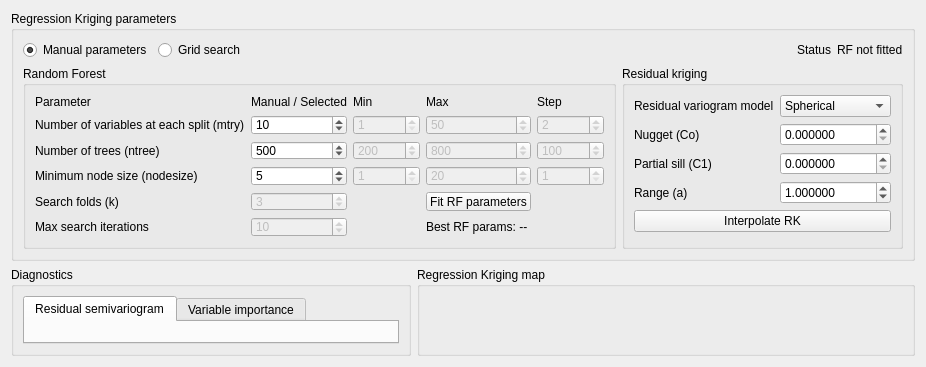
             <widget class="QWidget" name="tabRKInterpolation">
              <attribute name="title">
               <string>Interpolation</string>
              </attribute>
              <layout class="QVBoxLayout" name="verticalLayoutRKInterpolation">
               <item>
                <widget class="QGroupBox" name="groupRKParams">
                 <property name="maximumSize">
                  <size>
                   <width>16777215</width>
                   <height>250</height>
                  </size>
                 </property>
                 <property name="title">
                  <string>Regression Kriging parameters</string>
                 </property>
                 <layout class="QVBoxLayout" name="verticalLayoutRKParamsMain">
                  <item>
                   <layout class="QHBoxLayout" name="horizontalLayoutRKMode">
                    <item>
                     <widget class="QRadioButton" name="chkRKUseManual">
                      <property name="text">
                       <string>Manual parameters</string>
                      </property>
                      <property name="checked">
                       <bool>true</bool>
                      </property>
                     </widget>
                    </item>
                    <item>
                     <widget class="QRadioButton" name="chkRKUseGrid">
                      <property name="text">
                       <string>Grid search</string>
                      </property>
                     </widget>
                    </item>
                    <item>
                     <spacer name="horizontalSpacerRKMode">
                      <property name="orientation">
                       <enum>Qt::Horizontal</enum>
                      </property>
                      <property name="sizeHint" stdset="0">
                       <size>
                        <width>40</width>
                        <height>20</height>
                       </size>
                      </property>
                     </spacer>
                    </item>
                    <item>
                     <widget class="QLabel" name="labelRKStatusTitle">
                      <property name="text">
                       <string>Status</string>
                      </property>
                     </widget>
                    </item>
                    <item>
                     <widget class="QLabel" name="valRKStatus">
                      <property name="text">
                       <string>RF not fitted</string>
                      </property>
                     </widget>
                    </item>
                   </layout>
                  </item>
                  <item>
                   <layout class="QHBoxLayout" name="horizontalLayoutRKSplit">
                    <item>
                     <widget class="QGroupBox" name="grpRKRF">
                      <property name="title">
                       <string>Random Forest</string>
                      </property>
                      <layout class="QGridLayout" name="gridLayoutRKRF">
                       <item row="0" column="0">
                        <widget class="QLabel" name="labelRKHeader0">
                         <property name="maximumSize">
                          <size>
                           <width>16777215</width>
                           <height>20</height>
                          </size>
                         </property>
                         <property name="text">
                          <string>Parameter</string>
                         </property>
                        </widget>
                       </item>
                       <item row="0" column="1">
                        <widget class="QLabel" name="labelRKHeader1">
                         <property name="text">
                          <string>Manual / Selected</string>
                         </property>
                        </widget>
                       </item>
                       <item row="0" column="2">
                        <widget class="QLabel" name="labelRKHeader2">
                         <property name="text">
                          <string>Min</string>
                         </property>
                        </widget>
                       </item>
                       <item row="0" column="3">
                        <widget class="QLabel" name="labelRKHeader3">
                         <property name="text">
                          <string>Max</string>
                         </property>
                        </widget>
                       </item>
                       <item row="0" column="4">
                        <widget class="QLabel" name="labelRKHeader4">
                         <property name="text">
                          <string>Step</string>
                         </property>
                        </widget>
                       </item>
                       <item row="1" column="0">
                        <widget class="QLabel" name="labelRK_mtry">
                         <property name="maximumSize">
                          <size>
                           <width>16777215</width>
                           <height>20</height>
                          </size>
                         </property>
                         <property name="text">
                          <string>Number of variables at each split (mtry)</string>
                         </property>
                        </widget>
                       </item>
                       <item row="1" column="1">
                        <widget class="QSpinBox" name="spinRK_mtry_manual">
                         <property name="minimum">
                          <number>1</number>
                         </property>
                         <property name="maximum">
                          <number>100000</number>
                         </property>
                         <property name="value">
                          <number>10</number>
                         </property>
                        </widget>
                       </item>
                       <item row="1" column="2">
                        <widget class="QSpinBox" name="spinRK_mtry_min">
                         <property name="enabled">
                          <bool>false</bool>
                         </property>
                         <property name="minimum">
                          <number>1</number>
                         </property>
                         <property name="maximum">
                          <number>100000</number>
                         </property>
                         <property name="value">
                          <number>1</number>
                         </property>
                        </widget>
                       </item>
                       <item row="1" column="3">
                        <widget class="QSpinBox" name="spinRK_mtry_max">
                         <property name="enabled">
                          <bool>false</bool>
                         </property>
                         <property name="minimum">
                          <number>1</number>
                         </property>
                         <property name="maximum">
                          <number>100000</number>
                         </property>
                         <property name="value">
                          <number>50</number>
                         </property>
                        </widget>
                       </item>
                       <item row="1" column="4">
                        <widget class="QSpinBox" name="spinRK_mtry_step">
                         <property name="enabled">
                          <bool>false</bool>
                         </property>
                         <property name="minimum">
                          <number>1</number>
                         </property>
                         <property name="maximum">
                          <number>100000</number>
                         </property>
                         <property name="value">
                          <number>2</number>
                         </property>
                        </widget>
                       </item>
                       <item row="2" column="0">
                        <widget class="QLabel" name="labelRK_ntree">
                         <property name="text">
                          <string>Number of trees (ntree)</string>
                         </property>
                        </widget>
                       </item>
                       <item row="2" column="1">
                        <widget class="QSpinBox" name="spinRK_ntree_manual">
                         <property name="minimum">
                          <number>1</number>
                         </property>
                         <property name="maximum">
                          <number>100000</number>
                         </property>
                         <property name="value">
                          <number>500</number>
                         </property>
                        </widget>
                       </item>
                       <item row="2" column="2">
                        <widget class="QSpinBox" name="spinRK_ntree_min">
                         <property name="enabled">
                          <bool>false</bool>
                         </property>
                         <property name="minimum">
                          <number>1</number>
                         </property>
                         <property name="maximum">
                          <number>100000</number>
                         </property>
                         <property name="value">
                          <number>200</number>
                         </property>
                        </widget>
                       </item>
                       <item row="2" column="3">
                        <widget class="QSpinBox" name="spinRK_ntree_max">
                         <property name="enabled">
                          <bool>false</bool>
                         </property>
                         <property name="minimum">
                          <number>1</number>
                         </property>
                         <property name="maximum">
                          <number>100000</number>
                         </property>
                         <property name="value">
                          <number>800</number>
                         </property>
                        </widget>
                       </item>
                       <item row="2" column="4">
                        <widget class="QSpinBox" name="spinRK_ntree_step">
                         <property name="enabled">
                          <bool>false</bool>
                         </property>
                         <property name="minimum">
                          <number>1</number>
                         </property>
                         <property name="maximum">
                          <number>100000</number>
                         </property>
                         <property name="value">
                          <number>100</number>
                         </property>
                        </widget>
                       </item>
                       <item row="3" column="0">
                        <widget class="QLabel" name="labelRK_nodesize">
                         <property name="text">
                          <string>Minimum node size (nodesize)</string>
                         </property>
                        </widget>
                       </item>
                       <item row="3" column="1">
                        <widget class="QSpinBox" name="spinRK_nodesize_manual">
                         <property name="minimum">
                          <number>1</number>
                         </property>
                         <property name="maximum">
                          <number>100000</number>
                         </property>
                         <property name="value">
                          <number>5</number>
                         </property>
                        </widget>
                       </item>
                       <item row="3" column="2">
                        <widget class="QSpinBox" name="spinRK_nodesize_min">
                         <property name="enabled">
                          <bool>false</bool>
                         </property>
                         <property name="minimum">
                          <number>1</number>
                         </property>
                         <property name="maximum">
                          <number>100000</number>
                         </property>
                         <property name="value">
                          <number>1</number>
                         </property>
                        </widget>
                       </item>
                       <item row="3" column="3">
                        <widget class="QSpinBox" name="spinRK_nodesize_max">
                         <property name="enabled">
                          <bool>false</bool>
                         </property>
                         <property name="minimum">
                          <number>1</number>
                         </property>
                         <property name="maximum">
                          <number>100000</number>
                         </property>
                         <property name="value">
                          <number>20</number>
                         </property>
                        </widget>
                       </item>
                       <item row="3" column="4">
                        <widget class="QSpinBox" name="spinRK_nodesize_step">
                         <property name="enabled">
                          <bool>false</bool>
                         </property>
                         <property name="minimum">
                          <number>1</number>
                         </property>
                         <property name="maximum">
                          <number>100000</number>
                         </property>
                         <property name="value">
                          <number>1</number>
                         </property>
                        </widget>
                       </item>
                       <item row="4" column="0">
                        <widget class="QLabel" name="labelRKSearchK">
                         <property name="text">
                          <string>Search folds (k)</string>
                         </property>
                        </widget>
                       </item>
                       <item row="4" column="1">
                        <widget class="QSpinBox" name="spinRKSearchK">
                         <property name="enabled">
                          <bool>false</bool>
                         </property>
                         <property name="minimum">
                          <number>2</number>
                         </property>
                         <property name="maximum">
                          <number>20</number>
                         </property>
                         <property name="value">
                          <number>3</number>
                         </property>
                        </widget>
                       </item>
                       <item row="4" column="2">
                        <widget class="QToolButton" name="btnInfoRKSearchK">
                         <property name="enabled">
                          <bool>false</bool>
                         </property>
                         <property name="text">
                          <string/>
                         </property>
                         <property name="icon">
                          <iconset>
                           <normaloff>info.png</normaloff>info.png</iconset>
                         </property>
                         <property name="iconSize">
                          <size>
                           <width>16</width>
                           <height>16</height>
                          </size>
                         </property>
                         <property name="toolButtonStyle">
                          <enum>Qt::ToolButtonIconOnly</enum>
                         </property>
                         <property name="autoRaise">
                          <bool>true</bool>
                         </property>
                        </widget>
                       </item>
                       <item row="5" column="0">
                        <widget class="QLabel" name="labelRKSearchIter">
                         <property name="text">
                          <string>Max search iterations</string>
                         </property>
                        </widget>
                       </item>
                       <item row="5" column="1">
                        <widget class="QSpinBox" name="spinRKSearchIter">
                         <property name="enabled">
                          <bool>false</bool>
                         </property>
                         <property name="minimum">
                          <number>1</number>
                         </property>
                         <property name="maximum">
                          <number>1000</number>
                         </property>
                         <property name="value">
                          <number>10</number>
                         </property>
                        </widget>
                       </item>
                       <item row="5" column="2">
                        <widget class="QToolButton" name="btnInfoRKSearchIter">
                         <property name="enabled">
                          <bool>false</bool>
                         </property>
                         <property name="text">
                          <string/>
                         </property>
                         <property name="icon">
                          <iconset>
                           <normaloff>info.png</normaloff>info.png</iconset>
                         </property>
                         <property name="iconSize">
                          <size>
                           <width>16</width>
                           <height>16</height>
                          </size>
                         </property>
                         <property name="toolButtonStyle">
                          <enum>Qt::ToolButtonIconOnly</enum>
                         </property>
                         <property name="autoRaise">
                          <bool>true</bool>
                         </property>
                        </widget>
                       </item>
                       <item row="4" column="3">
                        <widget class="QPushButton" name="btnRKFitRF">
                         <property name="text">
                          <string>Fit RF parameters</string>
                         </property>
                        </widget>
                       </item>
                       <item row="5" column="3">
                        <widget class="QLabel" name="valRKBestParams">
                         <property name="text">
                          <string>Best RF params: --</string>
                         </property>
                        </widget>
                       </item>
                      </layout>
                     </widget>
                    </item>
                    <item>
                     <widget class="QGroupBox" name="grpRKKriging">
                      <property name="title">
                       <string>Residual kriging</string>
                      </property>
                      <layout class="QGridLayout" name="gridLayoutRKKriging">
                       <item row="3" column="0">
                        <widget class="QLabel" name="labelRKRange">
                         <property name="text">
                          <string>Range (a)</string>
                         </property>
                        </widget>
                       </item>
                       <item row="2" column="1">
                        <widget class="QDoubleSpinBox" name="spinRKPsill">
                         <property name="decimals">
                          <number>6</number>
                         </property>
                         <property name="maximum">
                          <double>1000000000.000000000000000</double>
                         </property>
                        </widget>
                       </item>
                       <item row="0" column="0">
                        <widget class="QLabel" name="labelRKVarModel">
                         <property name="text">
                          <string>Residual variogram model</string>
                         </property>
                        </widget>
                       </item>
                       <item row="6" column="0" colspan="2">
                        <widget class="QPushButton" name="btnRKApplyVariogram">
                         <property name="text">
                          <string>Interpolate RK</string>
                         </property>
                        </widget>
                       </item>
                       <item row="2" column="0">
                        <widget class="QLabel" name="labelRKPsill">
                         <property name="text">
                          <string>Partial sill (C1)</string>
                         </property>
                        </widget>
                       </item>
                       <item row="3" column="1">
                        <widget class="QDoubleSpinBox" name="spinRKRange">
                         <property name="decimals">
                          <number>6</number>
                         </property>
                         <property name="minimum">
                          <double>0.000001000000000</double>
                         </property>
                         <property name="maximum">
                          <double>1000000000.000000000000000</double>
                         </property>
                         <property name="value">
                          <double>1.000000000000000</double>
                         </property>
                        </widget>
                       </item>
                       <item row="0" column="1">
                        <widget class="QComboBox" name="cmbRKModel">
                         <item>
                          <property name="text">
                           <string>Spherical</string>
                          </property>
                         </item>
                         <item>
                          <property name="text">
                           <string>Exponential</string>
                          </property>
                         </item>
                         <item>
                          <property name="text">
                           <string>Gaussian</string>
                          </property>
                         </item>
                        </widget>
                       </item>
                       <item row="1" column="0">
                        <widget class="QLabel" name="labelRKNugget">
                         <property name="text">
                          <string>Nugget (Co)</string>
                         </property>
                        </widget>
                       </item>
                       <item row="1" column="1">
                        <widget class="QDoubleSpinBox" name="spinRKNugget">
                         <property name="decimals">
                          <number>6</number>
                         </property>
                         <property name="maximum">
                          <double>1000000000.000000000000000</double>
                         </property>
                        </widget>
                       </item>
                      </layout>
                     </widget>
                    </item>
                   </layout>
                  </item>
                 </layout>
                </widget>
               </item>
               <item>
                <layout class="QHBoxLayout" name="horizontalLayoutRKDiagnosticsAndMap">
                 <item>
                  <widget class="QGroupBox" name="groupRKDiagnostics">
                   <property name="maximumSize">
                    <size>
                     <width>400</width>
                     <height>16777215</height>
                    </size>
                   </property>
                   <property name="title">
                    <string>Diagnostics</string>
                   </property>
                   <layout class="QVBoxLayout" name="verticalLayoutRKDiagnostics">
                    <item>
                     <widget class="QTabWidget" name="tabWidgetRKDiagnostics">
                      <property name="currentIndex">
                       <number>0</number>
                      </property>
                      <widget class="QWidget" name="tabRKVariogram">
                       <attribute name="title">
                        <string>Residual semivariogram</string>
                       </attribute>
                       <layout class="QVBoxLayout" name="verticalLayoutRKVariogram">
                        <item>
                         <widget class="QWidget" name="RKVariogram" native="true"/>
                        </item>
                       </layout>
                      </widget>
                      <widget class="QWidget" name="tabRKImportance">
                       <attribute name="title">
                        <string>Variable importance</string>
                       </attribute>
                       <layout class="QVBoxLayout" name="verticalLayoutRKImportance">
                        <item>
                         <widget class="QWidget" name="RKImportance" native="true"/>
                        </item>
                       </layout>
                      </widget>
                     </widget>
                    </item>
                   </layout>
                  </widget>
                 </item>
                 <item>
                  <widget class="QGroupBox" name="groupRKInterpolationMap">
                   <property name="title">
                    <string>Regression Kriging map</string>
                   </property>
                   <layout class="QVBoxLayout" name="verticalLayoutRKInterpolationMap">
                    <item>
                     <widget class="QWidget" name="RKMap" native="true"/>
                    </item>
                   </layout>
                  </widget>
                 </item>
                </layout>
               </item>
              </layout>
             </widget>
